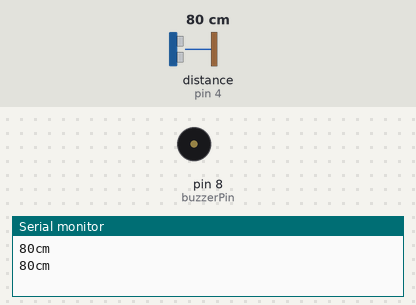
This sketch was run on a simulated Arduino Uno, built with avr-gcc and run on an emulated ATmega328P. Shown: buzzer (waves = sounding, pin HIGH), the last lines printed to the serial monitor. The inputs (shaded band) are chosen by the test bench; at power-on: distance to the obstacle (sensor on pin 4) 80 cm. The echo pulse lasts 58.3 µs per cm.

Above: at 2.2 s.
2.3 s: distance to the obstacle (sensor on pin 4) set to 7 cm
At 2.56 s:
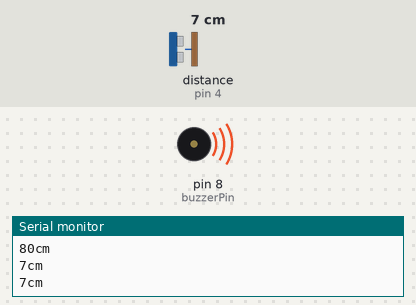
5.8 s: distance to the obstacle (sensor on pin 4) set to 4 cm
At 7.0 s:
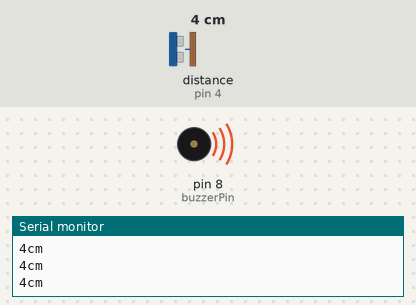
7.3 s: distance to the obstacle (sensor on pin 4) set to 9 cm
At 7.69 s:
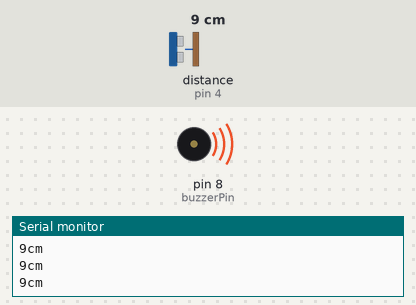
10.8 s: distance to the obstacle (sensor on pin 4) set to 2 cm
At 10.81 s:
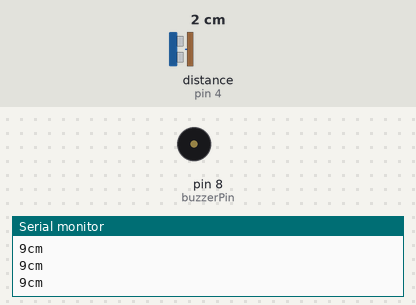
Timing chart, 0 to 13.3 s (numbered marks = the images above; inputs shaded):
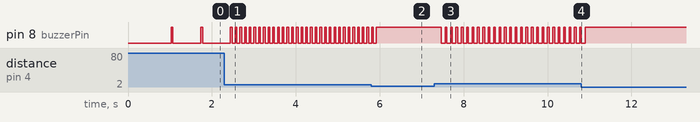

Measured:
- the behaviour switches between 6 and 5 cm on distance to the obstacle (sensor on pin 4) (found by bisection; images 1 and 2)
- after the input at 2.3 s, pin 8 (buzzerPin): alternates HIGH for 0.04 s and LOW for 0.07 s, starting after 0.25 s
- after the input at 5.8 s, pin 8 (buzzerPin): goes on until 5.9 s, then stays HIGH
- after the input at 7.3 s, pin 8 (buzzerPin): alternates HIGH for 0.04 s and LOW for 0.09 s, starting after 0.17 s
- after the input at 10.8 s, pin 8 (buzzerPin): goes on until 10.9 s, then stays HIGH
- by itself, pin 8 (buzzerPin): alternates HIGH for 0.04 s and LOW for 0.67 s

The sketch:

UltrasonicSensorBeeper.ino
```cpp
#include "SR04.h"

const int buzzerPin = 8;
const int trigPin = 4; // sensor input
const int echoPin = 5; // sensor output

SR04 sr04 = SR04(echoPin, trigPin);

const int MIN_DISTANCE_CM = 5;    // at or below this, buzzer stays on constantly
const int MAX_DISTANCE_CM = 100;  // at or beyond this, buzzer stays silent
const int BEEP_MS = 40;           // length of each beep
const int MIN_GAP_MS = 30;        // silence between beeps when very close
const int MAX_GAP_MS = 800;       // silence between beeps when far away

long a;

void setup() {
  pinMode(buzzerPin, OUTPUT);
  Serial.begin(9600);
  delay(1000);
}

void loop() {
  a = sr04.Distance();
  Serial.print(a);
  Serial.println("cm");

  // Out of range (or no echo, which the library reports as 0): stay silent
  if (a <= 0 || a >= MAX_DISTANCE_CM) {
    digitalWrite(buzzerPin, LOW);
    delay(100);
    return;
  }

  // Very close: continuous tone
  if (a <= MIN_DISTANCE_CM) {
    digitalWrite(buzzerPin, HIGH);
    delay(100);
    return;
  }

  // In between: the closer the object, the shorter the gap between beeps
  int gap = map(a, MIN_DISTANCE_CM, MAX_DISTANCE_CM, MIN_GAP_MS, MAX_GAP_MS);

  digitalWrite(buzzerPin, HIGH);
  delay(BEEP_MS);
  digitalWrite(buzzerPin, LOW);
  delay(gap);
}
```
